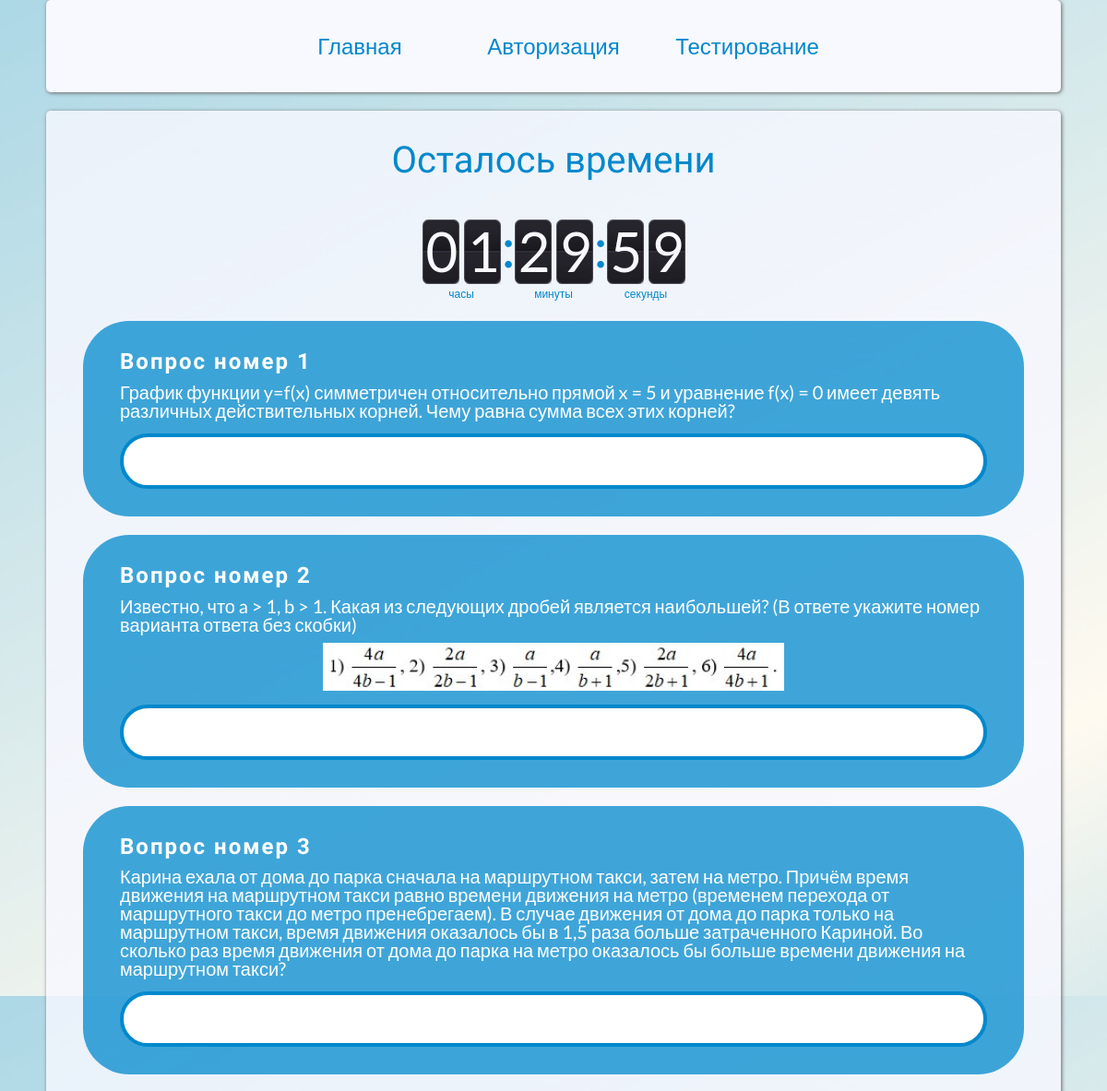
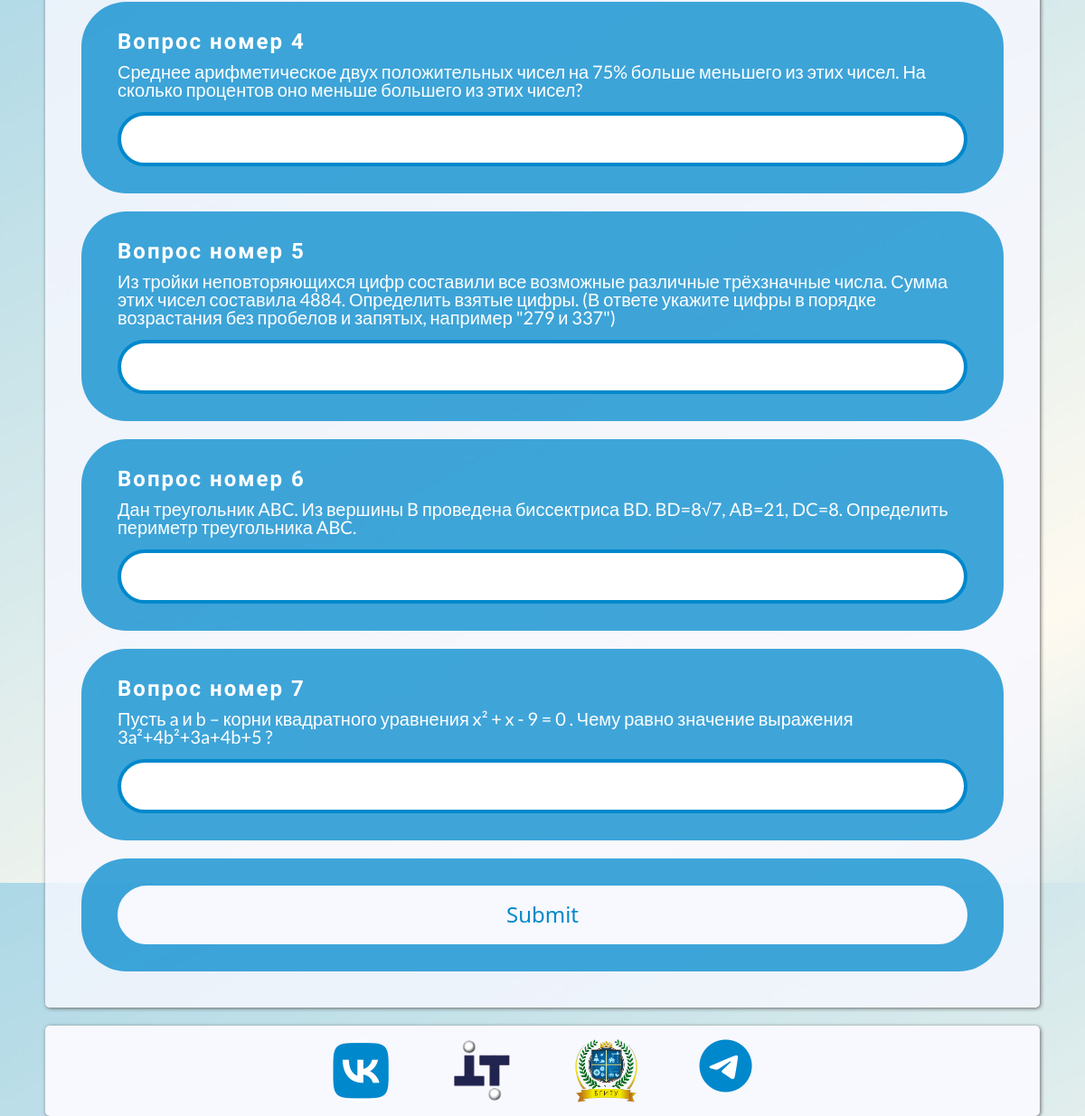
The page /test9c (signed in) on the database its author committed (2 pictures, top to bottom).
### app/models.py (models this page shows, shortened)
class Test(db.Model):
    __tablename__ = 'test'
    id = db.Column(db.Integer, primary_key=True)
    Name = db.Column(db.String(500), nullable=False)
    Question1 = db.Column(db.String(500), nullable=False)
    Answer1 = db.Column(db.String(20), nullable=False)
    Question2 = db.Column(db.String(500), nullable=False)
    Answer2 = db.Column(db.String(20), nullable=False)
    Question3 = db.Column(db.String(500), nullable=False)
    Answer3 = db.Column(db.String(20), nullable=False)
    Question4 = db.Column(db.String(500), nullable=False)
    Answer4 = db.Column(db.String(20), nullable=False)
    Question5 = db.Column(db.String(500), nullable=False)
    Answer5 = db.Column(db.String(20), nullable=False)
    Question6 = db.Column(db.String(500), nullable=False)
    Answer6 = db.Column(db.String(20), nullable=False)
    Question7 = db.Column(db.String(500), nullable=False)
    Answer7 = db.Column(db.String(20), nullable=False)

### app/routes.py (the view)
@app.route('/test9c',methods=["GET","POST"])
def test_9c():
    grade = 0
    answer = Test.query.filter_by(id=1).first()
    if current_user.is_authenticated:
        testdata1 = db.session.query(Test_result)
        testdata2 = testdata1.join(User, User.id == Test_result.user).filter(Test_result.user == current_user.id).first()
        if not testdata2:
            if request.method == "POST":
                if request.form["answer1"] == answer.Answer1:
                    grade += 1
                if request.form["answer2"] == answer.Answer2:
                    grade += 1
                if request.form["answer3"] == answer.Answer3:
                    grade += 1
                if request.form["answer4"] == answer.Answer4:
                    grade += 1
                if request.form["answer5"] == answer.Answer5:
                    grade += 1
                if request.form["answer6"] == answer.Answer6:
                    grade += 1
                if request.form["answer7"] == answer.Answer7:
                    grade += 1
                time = datetime.now()
                res = Test_result(test=1,user=current_user.id,grade=grade,date_time=time)
                db.session.add(res)
                db.session.commit()
                id = current_user.id
                return redirect(url_for('profile',id=id,title="Личный кабинет",menu=user_menu))
        elif testdata2:
            id = current_user.id
            return redirect(url_for('profile',id=id,title="Личный кабинет",menu=user_menu))
    else:
        return redirect(url_for('login'))
    return render_template("test9c.html",answer=answer,title="Тестирование",menu=user_menu)

### app/routes.py (called while the page is built)
@Login_Manager.user_loader
def load_user(user_id):
    return User.query.get(int(user_id))

### app/templates/test9c.html (shortened to what this page needs)
{% extends "base.html" %}
{% block content %}
    <div class="test-wrapper">
        <div class="content">
            <h1>Осталось времени</h1>
                    <div class="timer-box">
                        <div class="timer">
                            <ul class="flex">
                                <li id="hour"></li>
                                <li id="minutes"></li>
                                <li id="seconds"></li>
                            </ul>
                        </div>
                        <ul class="flex time-name">
                            <li>часы</li>
                            <li>минуты</li>
                            <li>секунды</li>
                        </ul>
                    </div>
            <form name="test" method="POST" action="" onsubmit="{{ url_for('profile',id=profile)}}" >
                <div class="item">
                    <h3>Вопрос номер 1</h3>
                    <p> {{ answer.Question1 }}</p>
                    <input type="text" name="answer1" id="answer1" required autocomplete="off">
                    <br>
                </div>
                <div class="item">
                    <h3>Вопрос номер 2</h3>
                    <p> {{ answer.Question2 }} </p>
                    <img src="../static/images/formulas.jpg" class="formulas">
                    <input type="text" name="answer2" id="answer2" required autocomplete="off">
                    <br>
                </div>
                <div class="item">
                    <h3>Вопрос номер 3</h3>
                    <p> {{ answer.Question3 }}</p>
                    <input type="text" name="answer3" id="answer3" required autocomplete="off">
                    <br>
                </div>
                <div class="item">
                    <h3>Вопрос номер 4</h3>
                    <p> {{ answer.Question4 }}</p>
                    <input type="text" name="answer4" id="answer4" required autocomplete="off">
                    <br>
                </div>
                <div class="item">
                    <h3>Вопрос номер 5</h3>
                    <p> {{ answer.Question5 }} </p>
                    <input type="text" name="answer5" id="answer5" required autocomplete="off">
                    <br>
                </div>
                <div class="item">
                    <h3>Вопрос номер 6</h3>
                    <p> {{ answer.Question6 }}</p>
                    <input type="text" name="answer6" id="answer6" required autocomplete="off">
                    <br>
                </div>
                <div class="item">
                    <h3>Вопрос номер 7</h3>
                    <p>{{ answer.Question7 }}</p>
                    <input type="text" name="answer7" id="answer7" required autocomplete="off">
                    <br>
                </div>
                <div class="item">
                    <div class="c_but">
                        <input type="submit" name="button" id="button" required>
                        <br>
                    </div>
                </div>
            </form>
        </div>
    </div>
{% endblock %}

### app/static/css/styles.css (style rules this page uses)
*, *:before, *:after { box-sizing: border-box; margin: 0px; padding: 0px; }
h1, h2, h3, h4, h5 { font-family: 'Oswald', sans-serif; }
p, a, li { font-family: 'Lato', sans-serif; }
body { background-image: url(../images/bg_main.jpg); background-attachment: fixed; }
.test-wrapper { max-width: 100%; margin: 20px 0; min-height: 800px; display: flex; justify-content: center; justify-items: center; background-color: rgba(248, 248, 255, 0.8); padding: 20px; box-shadow: 1px 1px 4px #666; border-radius: 5px; flex-wrap: wrap; }
.content { display: flex; justify-content: space-between; align-items: center; flex-direction: column; }
.item { margin: 20px; max-width: 1100px; background-color: rgba(0, 136, 204, .75); border-radius: 50px; padding: 30px 40px; margin: 20px 20px; }
.item h3 { color: white; letter-spacing: 2px; font-size: 24px; font-weight: 700; }
.item p { font-family: 'Lato', sans-serif; font-size: 20px; color: white; }
.item input { height: 60px; width: 100%; margin: 15px 0 0 0; border-radius: 50px; border: 4px solid #0088cc; outline: none; color: #0088cc; font-size: 24px; text-align: center; font-weight: 500; }
.c_but input { padding: 0; margin: 0; height: 65px; border-radius: 50px; border: 2px solid #F8F8FF; font-size: 24px; color: #0088cc; cursor: pointer; background-color: #F8F8FF; }
.formulas { display: block; width: 500px; margin: 0 auto; padding-top: 10px; }
html, body, div, span, h1, p, ul, li { margin: 0; padding: 0; border: 0; vertical-align: baseline; }
ul { list-style: none; }
html, body, .wrap { height: 100%; line-height: 1; }
.content h1 { color: #0088cc; margin: 10px 0 20px 0; }
.flex { display: -webkit-box; display: -ms-flexbox; display: flex; }
.timer-box { margin: 0px auto; height: 110px; padding-top: 20px; border-radius: 50px; }
.timer-box ul { width: 285px; }
.timer { width: 285px; height: 70px; margin: 0 auto 5px; background: url('../images/bg_timer.png') no-repeat; }
.timer li { width: 85px; height: 70px; font-size: 60px; line-height: 68px; color: #F8F8FF; letter-spacing: 10px; position: relative; padding-left: 4px; }
.timer li + li:before { width: 15px; height: 70px; display: block; font-size: 60px; line-height: 58px; content: ':'; position: absolute; left: -14px; top: 0; color: #0088cc; }
.time-name { margin: 0 auto; }
.time-name li { width: 85px; font-size: 12px; color: #0088cc; text-align: center; }
.timer li + li, .time-name li + li { margin-left: 15px; }

### rows shown on the page
Test: Question1 "График функции y=f(x) симметричен относительно прямой x = 5 и уравнение f(x) = 0 имеет девять различных действительных корней. Чему равна сумма всех этих корней?", Question2 "Известно, что a > 1, b > 1. Какая из следующих дробей является наибольшей? (В ответе укажите номер варианта ответа без скобки)", Question3 "Карина ехала от дома до парка сначала на маршрутном такси, затем на метро. Причём время движения на маршрутном такси равно времени движения на метро (временем перехода от маршрутного такси до метро пренебрегаем). В случае движения от дома до парка только на маршрутном такси, время движения оказалось бы в 1,5 раза больше затраченного Кариной. Во сколько раз время движения от дома до парка на метро оказалось бы больше времени движения на маршрутном такси?", Question4 "Среднее арифметическое двух положительных чисел на 75% больше меньшего из этих чисел. На сколько процентов оно меньше большего из этих чисел?", Question5 "Из тройки неповторяющихся цифр составили все возможные различные трёхзначные числа. Сумма этих чисел составила 4884. Определить взятые цифры. (В ответе укажите цифры в порядке возрастания без пробелов и запятых, например \"279 и 337\")", Question6 "Дан треугольник ABC. Из вершины B проведена биссектриса BD. BD=8√7, AB=21, DC=8. Определить периметр треугольника ABC.", Question7 "Пусть a и b – корни квадратного уравнения x² + x - 9 = 0 . Чему равно значение выражения 3a²+4b²+3a+4b+5 ?"

### other values the page prints
{{ m['name'] }} "Главная" "Авторизация" "Тестирование"
